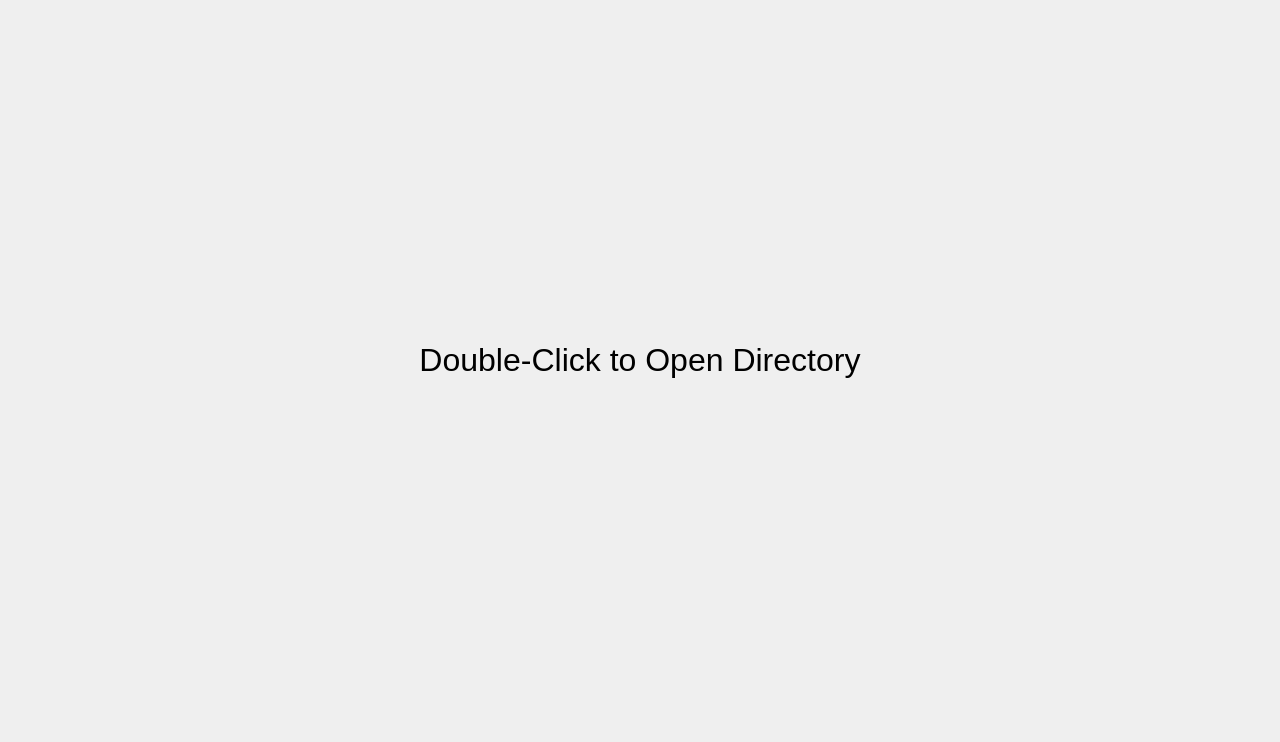
<?xml version="1.0" encoding="UTF-8"?>
<ui version="4.0">
 <class>Slides</class>
 <widget class="QMainWindow" name="Slides">
  <property name="geometry">
   <rect>
    <x>0</x>
    <y>0</y>
    <width>1280</width>
    <height>742</height>
   </rect>
  </property>
  <property name="windowTitle">
   <string>Slides</string>
  </property>
  <widget class="QWidget" name="centralwidget">
   <property name="minimumSize">
    <size>
     <width>640</width>
     <height>480</height>
    </size>
   </property>
   <widget class="QLabel" name="label">
    <property name="geometry">
     <rect>
      <x>0</x>
      <y>0</y>
      <width>1280</width>
      <height>720</height>
     </rect>
    </property>
    <property name="styleSheet">
     <string notr="true">border-color: rgb(0, 0, 0);</string>
    </property>
    <property name="text">
     <string/>
    </property>
   </widget>
   <widget class="QPushButton" name="pushButton">
    <property name="geometry">
     <rect>
      <x>1024</x>
      <y>0</y>
      <width>256</width>
      <height>720</height>
     </rect>
    </property>
    <property name="styleSheet">
     <string notr="true">border:none;
outline: none;</string>
    </property>
    <property name="text">
     <string/>
    </property>
   </widget>
   <widget class="QLabel" name="label_2">
    <property name="geometry">
     <rect>
      <x>0</x>
      <y>0</y>
      <width>1280</width>
      <height>720</height>
     </rect>
    </property>
    <property name="font">
     <font>
      <pointsize>24</pointsize>
     </font>
    </property>
    <property name="styleSheet">
     <string notr="true">border-color: rgb(0, 0, 0);</string>
    </property>
    <property name="text">
     <string>Double-Click to Open Directory</string>
    </property>
    <property name="textFormat">
     <enum>Qt::PlainText</enum>
    </property>
    <property name="alignment">
     <set>Qt::AlignCenter</set>
    </property>
   </widget>
   <zorder>label_2</zorder>
   <zorder>label</zorder>
   <zorder>pushButton</zorder>
  </widget>
  <action name="actionOpen">
   <property name="text">
    <string>Open...</string>
   </property>
   <property name="shortcut">
    <string>Ctrl+O</string>
   </property>
  </action>
  <action name="actionExit">
   <property name="text">
    <string>Exit</string>
   </property>
   <property name="shortcut">
    <string>Ctrl+Q</string>
   </property>
  </action>
  <action name="actionNext_image">
   <property name="text">
    <string>Next image</string>
   </property>
   <property name="shortcut">
    <string>Right</string>
   </property>
  </action>
  <action name="actionPrevious_image">
   <property name="text">
    <string>Previous image</string>
   </property>
   <property name="shortcut">
    <string>Left</string>
   </property>
  </action>
  <action name="action30_seconds">
   <property name="text">
    <string>30 seconds</string>
   </property>
  </action>
  <action name="action1_minute">
   <property name="text">
    <string>1 minute</string>
   </property>
  </action>
  <action name="action2_minutes">
   <property name="text">
    <string>2 minutes</string>
   </property>
  </action>
  <action name="action5_minutes">
   <property name="text">
    <string>5 minutes</string>
   </property>
  </action>
  <action name="action10_minutes">
   <property name="text">
    <string>10 minutes</string>
   </property>
  </action>
  <action name="actionCustom">
   <property name="text">
    <string>Custom...</string>
   </property>
  </action>
  <action name="actionStop">
   <property name="text">
    <string>Stop</string>
   </property>
  </action>
  <action name="actionShuffle">
   <property name="checkable">
    <bool>true</bool>
   </property>
   <property name="checked">
    <bool>false</bool>
   </property>
   <property name="text">
    <string>Shuffle</string>
   </property>
  </action>
  <action name="actionChange_image_randomly">
   <property name="text">
    <string>Change image (randomly)</string>
   </property>
   <property name="shortcut">
    <string>Space</string>
   </property>
  </action>
  <action name="actionFull_screen">
   <property name="text">
    <string>Full-screen</string>
   </property>
   <property name="shortcut">
    <string>Ctrl+F</string>
   </property>
  </action>
  <action name="actionMaximize">
   <property name="text">
    <string>Maximize/Unmaximize</string>
   </property>
   <property name="shortcut">
    <string>F11, M</string>
   </property>
  </action>
  <action name="actionMinimize">
   <property name="text">
    <string>Minimize</string>
   </property>
  </action>
  <action name="actionStandart_1280x720">
   <property name="text">
    <string>Standart (1280x720)</string>
   </property>
   <property name="shortcut">
    <string>N</string>
   </property>
  </action>
  <action name="actionSlow">
   <property name="text">
    <string>Slow</string>
   </property>
  </action>
  <action name="actionNormal">
   <property name="text">
    <string>Normal</string>
   </property>
  </action>
  <action name="actionFast">
   <property name="text">
    <string>Fast</string>
   </property>
  </action>
  <action name="actionNone">
   <property name="text">
    <string>None</string>
   </property>
  </action>
 </widget>
 <resources/>
 <connections/>
</ui>
